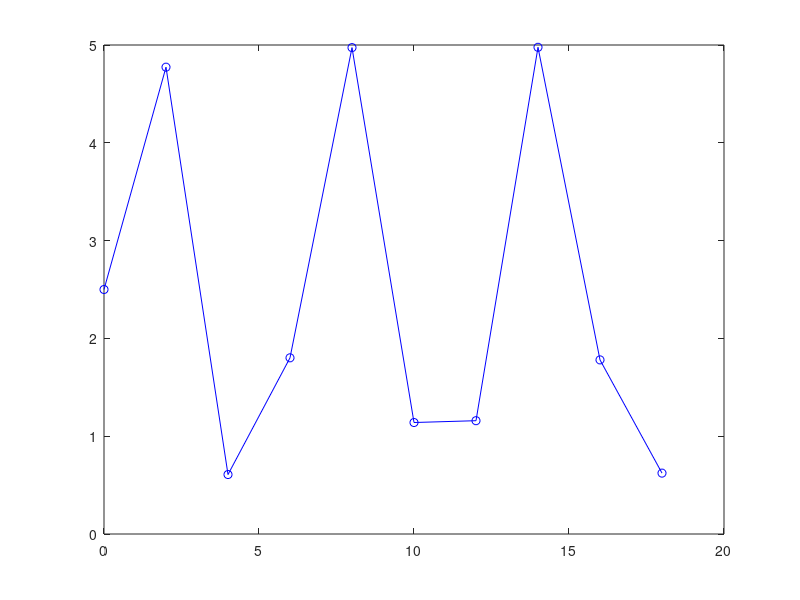

The MATLAB script that drew this image:
clear all

% Part 3

% Decrease this dx parameter until you can properly recognize the signal
dx = 2;

x1 = 0 : dx : 6*pi;
y1 = 2.5 + 2.5*sin(x1);

figure(2);clf;
plot(x1, y1, 'bo-');





